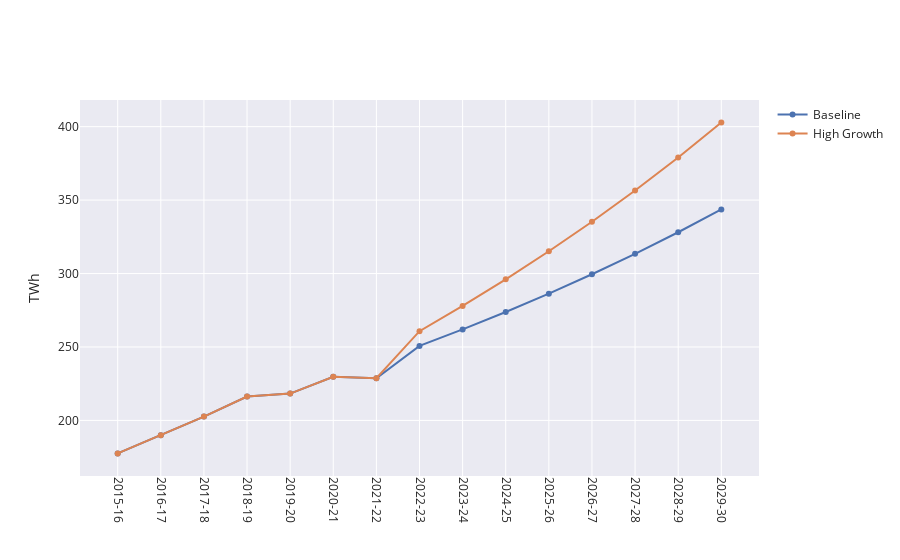

Source (notebook cell):
### Code cell
fig = go.Figure()

fig.add_trace(go.Scatter(x=econ_agri.index, y=econ_agri['Baseline'],
                    mode='lines+markers',
                    name='Baseline'))

fig.add_trace(go.Scatter(x=econ_agri.index, y=econ_agri['High Growth'],
                    mode='lines+markers',
                    name='High Growth'))
fig.update_xaxes(tickangle=90)
fig.update_layout(template='seaborn', xaxis_title='',
                   yaxis_title='TWh')

fig.show()

### Figure 1 — Plotly figure (JSON) as saved in the notebook; plotly's stock layout.template omitted (floating-point values rounded to 4 significant figures)
{"data": [{"mode": "lines+markers", "name": "Baseline", "type": "scatter", "x": ["2015-16", "2016-17", "2017-18", "2018-19", "2019-20", "2020-21", "2021-22", "2022-23", "2023-24", "2024-25", "2025-26", "2026-27", "2027-28", "2028-29", "2029-30"], "y": [177.5, 189.9, 202.6, 216.3, 218.3, 229.7, 228.7, 250.7, 262.0, 273.8, 286.3, 299.5, 313.4, 328.1, 343.6]}, {"mode": "lines+markers", "name": "High Growth", "type": "scatter", "x": ["2015-16", "2016-17", "2017-18", "2018-19", "2019-20", "2020-21", "2021-22", "2022-23", "2023-24", "2024-25", "2025-26", "2026-27", "2027-28", "2028-29", "2029-30"], "y": [177.5, 189.9, 202.6, 216.3, 218.3, 229.7, 228.7, 260.8, 277.9, 296.1, 315.1, 335.3, 356.6, 379.0, 402.8]}], "layout": {"xaxis": {"tickangle": 90, "title": {"text": ""}}, "yaxis": {"title": {"text": "TWh"}}}}
